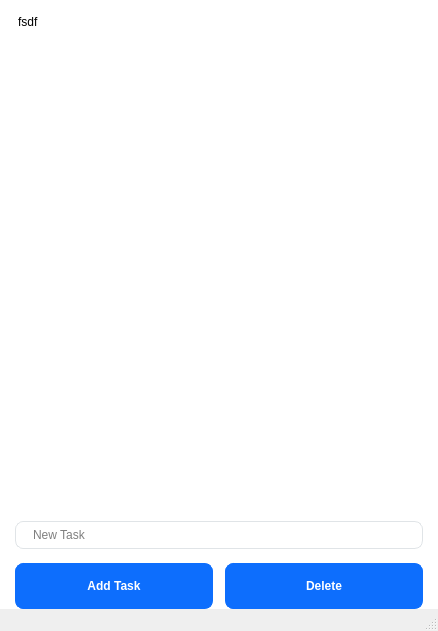
<?xml version="1.0" encoding="UTF-8"?>
<ui version="4.0">
 <class>MainWindow</class>
 <widget class="QMainWindow" name="MainWindow">
  <property name="geometry">
   <rect>
    <x>0</x>
    <y>0</y>
    <width>438</width>
    <height>631</height>
   </rect>
  </property>
  <property name="windowTitle">
   <string>MainWindow</string>
  </property>
  <property name="styleSheet">
   <string notr="true"/>
  </property>
  <property name="tabShape">
   <enum>QTabWidget::Rounded</enum>
  </property>
  <widget class="QWidget" name="centralwidget">
   <property name="styleSheet">
    <string notr="true">QWidget {
  background-color: #fff;
}
QListWidget{
	
	font: 75 14pt &quot;Verdana&quot;;

}
QListWidget::item:selected{
	
	background-color: rgba(62, 123, 185, 180);
	border-radius: 8px;
}

QLineEdit {
  border-radius: 8px;
  border: 1px solid #e0e4e7;
  padding: 5px 15px;
}
QLineEdit {
  border-radius: 8px;
  border: 1px solid #e0e4e7;
  padding: 5px 15px;
}
QLineEdit::placeholder {
  color: #767e89;
}



QPushButton {
	font: 87 8pt &quot;Arial Black&quot;;
  background-color: #0d6efd;
  color: #fff;
  font-weight: 600;
  border-radius: 8px;
  border: 1px solid #0d6efd;
  padding: 15px 15px;
  margin-top: 2px;
  outline: 0px;
}

</string>
   </property>
   <layout class="QGridLayout" name="gridLayout">
    <property name="leftMargin">
     <number>15</number>
    </property>
    <property name="topMargin">
     <number>15</number>
    </property>
    <property name="rightMargin">
     <number>15</number>
    </property>
    <property name="bottomMargin">
     <number>0</number>
    </property>
    <property name="spacing">
     <number>0</number>
    </property>
    <item row="0" column="0">
     <layout class="QVBoxLayout" name="verticalLayout">
      <property name="spacing">
       <number>12</number>
      </property>
      <item>
       <widget class="QListWidget" name="listWidget">
        <property name="frameShape">
         <enum>QFrame::NoFrame</enum>
        </property>
        <property name="frameShadow">
         <enum>QFrame::Raised</enum>
        </property>
        <item>
         <property name="text">
          <string>fsdf</string>
         </property>
        </item>
       </widget>
      </item>
      <item>
       <widget class="QLineEdit" name="newtaskedit">
        <property name="placeholderText">
         <string>New Task</string>
        </property>
       </widget>
      </item>
      <item>
       <layout class="QHBoxLayout" name="horizontalLayout">
        <item>
         <widget class="QPushButton" name="add_btn">
          <property name="text">
           <string>Add Task</string>
          </property>
         </widget>
        </item>
        <item>
         <widget class="QPushButton" name="del_btn">
          <property name="text">
           <string>Delete</string>
          </property>
         </widget>
        </item>
       </layout>
      </item>
     </layout>
    </item>
   </layout>
  </widget>
  <widget class="QStatusBar" name="statusbar"/>
 </widget>
 <resources/>
 <connections/>
</ui>
